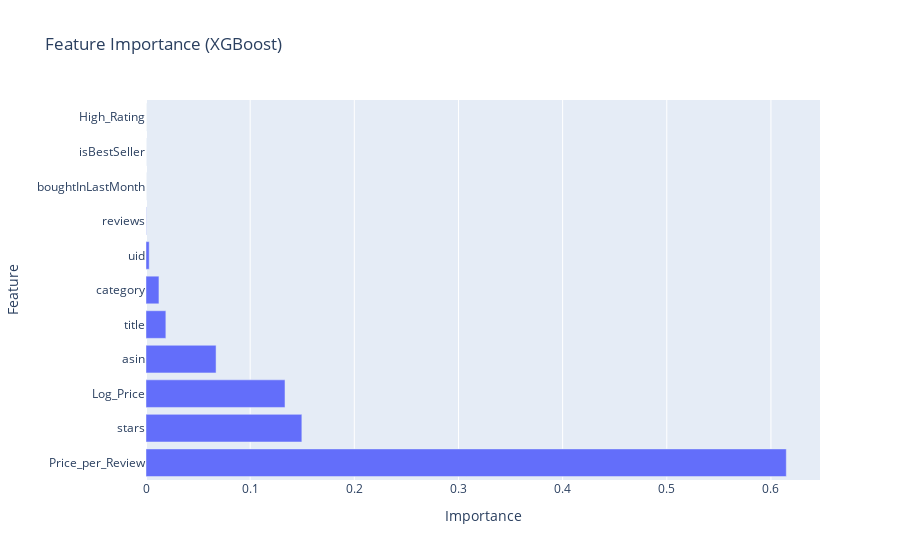

The code cell stored with this chart in its notebook:
### Code cell
# Bar chart: Feature Importance from XGBoost model
feature_importance = pd.DataFrame({
    "Feature": X.columns.tolist(),
    "Importance": xgb_model.feature_importances_
}).sort_values(by="Importance", ascending=False)
fig2 = px.bar(feature_importance, x="Importance", y="Feature", title="Feature Importance (XGBoost)")
fig2.show()

### Figure 1 — Plotly figure (JSON) as saved in the notebook; plotly's stock layout.template omitted (floating-point values rounded to 4 significant figures)
{"data": [{"alignmentgroup": "True", "hovertemplate": "Importance=%{x}<br>Feature=%{y}<extra></extra>", "legendgroup": "", "marker": {"color": "#636efa", "pattern": {"shape": ""}}, "name": "", "offsetgroup": "", "orientation": "h", "showlegend": false, "textposition": "auto", "type": "bar", "x": [0.6147, 0.1496, 0.1334, 0.06728, 0.01907, 0.01243, 0.003094, 0.0002627, 2.86e-05, 2.247e-05, 0], "xaxis": "x", "y": ["Price_per_Review", "stars", "Log_Price", "asin", "title", "category", "uid", "reviews", "boughtInLastMonth", "isBestSeller", "High_Rating"], "yaxis": "y"}], "layout": {"barmode": "relative", "legend": {"tracegroupgap": 0}, "title": {"text": "Feature Importance (XGBoost)"}, "xaxis": {"anchor": "y", "domain": [0, 1], "title": {"text": "Importance"}}, "yaxis": {"anchor": "x", "domain": [0, 1], "title": {"text": "Feature"}}}}
